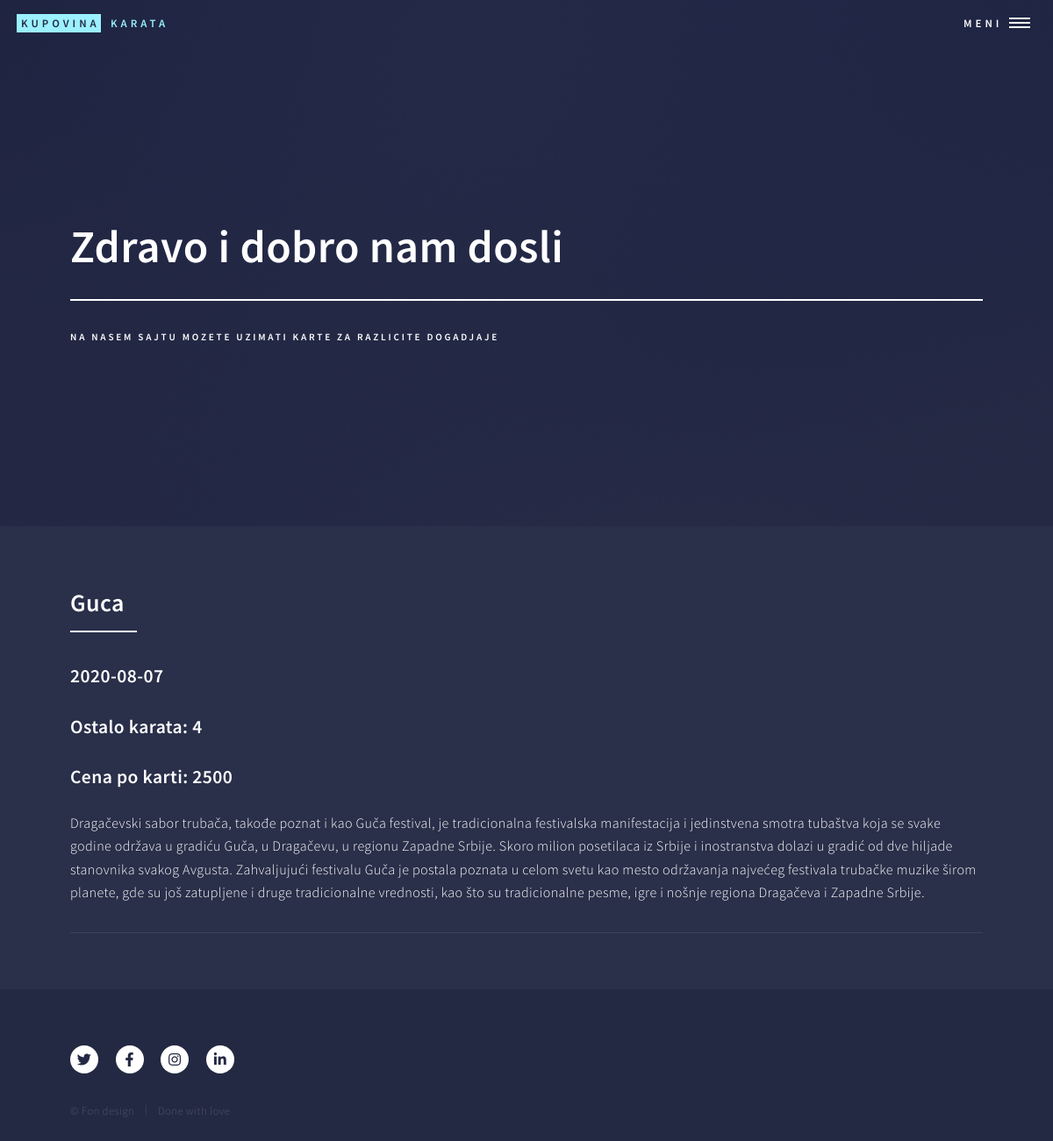
/vidiDogadjaj.php?id=2, run on the app's committed database.
### tables this page shows
CREATE TABLE `dogadjaj` (
  `dogadjajID` int(11) NOT NULL,
  `naziv` varchar(255) NOT NULL,
  `opis` text NOT NULL,
  `datum` date NOT NULL,
  `brojKarata` int(11) NOT NULL,
  `cenaPoKarti` double NOT NULL
);

### Broker.php (called while the page is built, shortened)
<?php
class Broker
{
    private $konekcija;
    public function __construct()
    {
        $this->konekcija = new mysqli("localhost","root","","karte");
        $this->konekcija->set_charset("utf8");
    }
    public function vratiJedanDogadjaj($id)
    {
        $rezultat = $this->konekcija->query("SELECT * FROM dogadjaj where dogadjajID = ".$id);
        while ($jedanDogadjaj = $rezultat->fetch_object()){
            return $jedanDogadjaj;
        }
        return null;
    }
}

### vidiDogadjaj.php (the view, shortened to what this page needs)
<?php
require "Broker.php";
$id = (int) $_GET['id'];
$db = new Broker();
$dogadjaj = $db->vratiJedanDogadjaj($id);
?>
<!DOCTYPE HTML>
<html>
	<head>
		<link rel="stylesheet" href="assets/css/main.css" />
	</head>
	<body class="is-preload">
			<div id="wrapper">
					<header id="header" class="alt">
						<a href="index.php" class="logo"><strong>Kupovina</strong> <span>karata</span></a>
						<nav>
							<a href="#menu">Meni</a>
						</nav>
					</header>
					<section id="banner" class="major">
						<div class="inner">
							<header class="major">
								<h1>Zdravo i dobro nam dosli</h1>
							</header>
							<div class="content">
								<p>Na nasem sajtu mozete uzimati karte za razlicite dogadjaje</p>
							</div>
						</div>
					</section>
					<div id="main">
						<section id="two">
							<div class="inner">
								<header class="major">
									<h2><?php echo $dogadjaj->naziv?></h2>
								</header>
                                <h3><?php echo $dogadjaj->datum?></h3>
                                <h3>Ostalo karata: <?php echo $dogadjaj->brojKarata?></h3>
                                <h3>Cena po karti: <?php echo $dogadjaj->cenaPoKarti?></h3>
								<p><?php echo $dogadjaj->opis?></p>
                                <hr>
							</div>
						</section>
					</div>
                <?php include "footer.php"; ?>
			</div>
	</body>
</html>

### data on the page
dogadjaj: naziv "Guca", datum "2020-08-07", brojKarata "4", cenaPoKarti "2500", opis "Dragačevski sabor trubača, takođe poznat i kao Guča festival, je tradicionalna festivalska manifestacija i jedinstvena smotra tubaštva koja se svake godine održava u gradiću Guča, u Dragačevu, u regionu Zapadne Srbije. Skoro milion posetilaca iz Srbije i inostranstva dolazi u gradić od dve hiljade stanovnika svakog Avgusta. Zahvaljujući festivalu Guča je postala poznata u celom svetu kao mesto održavanja najvećeg festivala trubačke muzike širom planete, gde su još zatupljene i druge tradicionalne vrednosti, kao što su tradicionalne pesme, igre i nošnje regiona Dragačeva i Zapadne Srbije."
